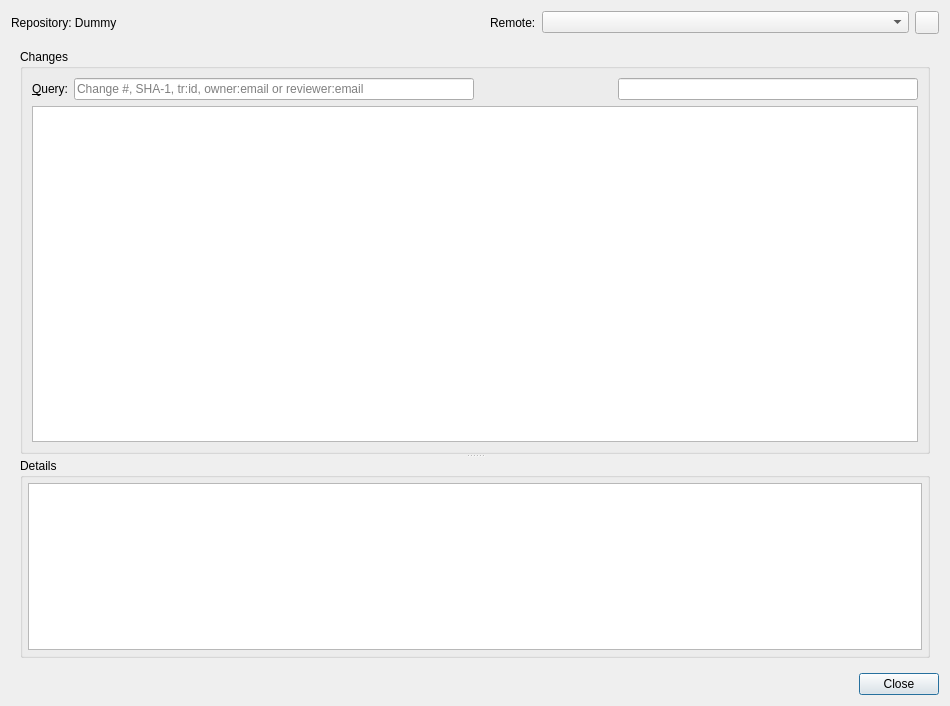
<?xml version="1.0" encoding="UTF-8"?>
<ui version="4.0">
 <class>Gerrit::Internal::GerritDialog</class>
 <widget class="QDialog" name="Gerrit::Internal::GerritDialog">
  <property name="geometry">
   <rect>
    <x>0</x>
    <y>0</y>
    <width>950</width>
    <height>706</height>
   </rect>
  </property>
  <property name="windowTitle">
   <string>Gerrit</string>
  </property>
  <layout class="QVBoxLayout" name="verticalLayout">
   <item>
    <layout class="QHBoxLayout" name="horizontalLayout">
     <item>
      <widget class="QLabel" name="repositoryLabel">
       <property name="sizePolicy">
        <sizepolicy hsizetype="Fixed" vsizetype="Preferred">
         <horstretch>0</horstretch>
         <verstretch>0</verstretch>
        </sizepolicy>
       </property>
       <property name="text">
        <string notr="true">Repository: Dummy</string>
       </property>
      </widget>
     </item>
     <item>
      <spacer name="horizontalSpacer_2">
       <property name="orientation">
        <enum>Qt::Horizontal</enum>
       </property>
       <property name="sizeHint" stdset="0">
        <size>
         <width>40</width>
         <height>20</height>
        </size>
       </property>
      </spacer>
     </item>
     <item>
      <widget class="QLabel" name="remoteLabel">
       <property name="text">
        <string>Remote:</string>
       </property>
      </widget>
     </item>
     <item>
      <widget class="QComboBox" name="remoteComboBox">
       <property name="sizePolicy">
        <sizepolicy hsizetype="MinimumExpanding" vsizetype="Fixed">
         <horstretch>0</horstretch>
         <verstretch>0</verstretch>
        </sizepolicy>
       </property>
       <property name="minimumSize">
        <size>
         <width>40</width>
         <height>0</height>
        </size>
       </property>
      </widget>
     </item>
     <item>
      <widget class="QToolButton" name="resetRemoteButton">
       <property name="toolTip">
        <string>Refresh Remote Servers</string>
       </property>
      </widget>
     </item>
    </layout>
   </item>
   <item>
    <widget class="QWidget" name="widget" native="true">
     <layout class="QVBoxLayout" name="verticalLayout_2">
      <item>
       <widget class="QSplitter" name="splitter">
        <property name="orientation">
         <enum>Qt::Vertical</enum>
        </property>
        <property name="childrenCollapsible">
         <bool>false</bool>
        </property>
        <widget class="QGroupBox" name="changesGroup">
         <property name="sizePolicy">
          <sizepolicy hsizetype="Preferred" vsizetype="Preferred">
           <horstretch>0</horstretch>
           <verstretch>2</verstretch>
          </sizepolicy>
         </property>
         <property name="minimumSize">
          <size>
           <width>0</width>
           <height>400</height>
          </size>
         </property>
         <property name="title">
          <string>Changes</string>
         </property>
         <layout class="QVBoxLayout" name="verticalLayout_3">
          <item>
           <layout class="QHBoxLayout" name="filterLayout">
            <item>
             <widget class="QLabel" name="queryLabel">
              <property name="text">
               <string>&amp;Query:</string>
              </property>
              <property name="buddy">
               <cstring>queryLineEdit</cstring>
              </property>
             </widget>
            </item>
            <item>
             <widget class="Utils::FancyLineEdit" name="queryLineEdit">
              <property name="sizePolicy">
               <sizepolicy hsizetype="Fixed" vsizetype="Fixed">
                <horstretch>0</horstretch>
                <verstretch>0</verstretch>
               </sizepolicy>
              </property>
              <property name="minimumSize">
               <size>
                <width>400</width>
                <height>0</height>
               </size>
              </property>
              <property name="placeholderText">
               <string>Change #, SHA-1, tr:id, owner:email or reviewer:email</string>
              </property>
             </widget>
            </item>
            <item>
             <spacer name="horizontalSpacer">
              <property name="orientation">
               <enum>Qt::Horizontal</enum>
              </property>
              <property name="sizeHint" stdset="0">
               <size>
                <width>40</width>
                <height>20</height>
               </size>
              </property>
             </spacer>
            </item>
            <item>
             <widget class="Utils::FancyLineEdit" name="filterLineEdit">
              <property name="sizePolicy">
               <sizepolicy hsizetype="Fixed" vsizetype="Fixed">
                <horstretch>0</horstretch>
                <verstretch>0</verstretch>
               </sizepolicy>
              </property>
              <property name="minimumSize">
               <size>
                <width>300</width>
                <height>0</height>
               </size>
              </property>
             </widget>
            </item>
           </layout>
          </item>
          <item>
           <widget class="Utils::TreeView" name="treeView">
            <property name="minimumSize">
             <size>
              <width>600</width>
              <height>0</height>
             </size>
            </property>
            <property name="rootIsDecorated">
             <bool>false</bool>
            </property>
            <property name="uniformRowHeights">
             <bool>true</bool>
            </property>
            <property name="sortingEnabled">
             <bool>true</bool>
            </property>
           </widget>
          </item>
         </layout>
        </widget>
        <widget class="QGroupBox" name="detailsGroup">
         <property name="sizePolicy">
          <sizepolicy hsizetype="Preferred" vsizetype="Preferred">
           <horstretch>0</horstretch>
           <verstretch>1</verstretch>
          </sizepolicy>
         </property>
         <property name="minimumSize">
          <size>
           <width>0</width>
           <height>200</height>
          </size>
         </property>
         <property name="title">
          <string>Details</string>
         </property>
         <layout class="QVBoxLayout" name="verticalLayout_4">
          <property name="leftMargin">
           <number>5</number>
          </property>
          <property name="topMargin">
           <number>5</number>
          </property>
          <property name="rightMargin">
           <number>5</number>
          </property>
          <property name="bottomMargin">
           <number>5</number>
          </property>
          <item>
           <widget class="QTextBrowser" name="detailsBrowser">
            <property name="openExternalLinks">
             <bool>true</bool>
            </property>
           </widget>
          </item>
         </layout>
        </widget>
       </widget>
      </item>
     </layout>
    </widget>
   </item>
   <item>
    <widget class="QDialogButtonBox" name="buttonBox">
     <property name="orientation">
      <enum>Qt::Horizontal</enum>
     </property>
     <property name="standardButtons">
      <set>QDialogButtonBox::Close</set>
     </property>
    </widget>
   </item>
  </layout>
 </widget>
 <customwidgets>
  <customwidget>
   <class>Utils::FancyLineEdit</class>
   <extends>QLineEdit</extends>
   <header location="global">utils/fancylineedit.h</header>
  </customwidget>
  <customwidget>
   <class>Utils::TreeView</class>
   <extends>QTreeView</extends>
   <header location="global">utils/itemviews.h</header>
  </customwidget>
 </customwidgets>
 <resources/>
 <connections>
  <connection>
   <sender>buttonBox</sender>
   <signal>accepted()</signal>
   <receiver>Gerrit::Internal::GerritDialog</receiver>
   <slot>accept()</slot>
   <hints>
    <hint type="sourcelabel">
     <x>248</x>
     <y>254</y>
    </hint>
    <hint type="destinationlabel">
     <x>157</x>
     <y>274</y>
    </hint>
   </hints>
  </connection>
  <connection>
   <sender>buttonBox</sender>
   <signal>rejected()</signal>
   <receiver>Gerrit::Internal::GerritDialog</receiver>
   <slot>reject()</slot>
   <hints>
    <hint type="sourcelabel">
     <x>316</x>
     <y>260</y>
    </hint>
    <hint type="destinationlabel">
     <x>286</x>
     <y>274</y>
    </hint>
   </hints>
  </connection>
 </connections>
</ui>
